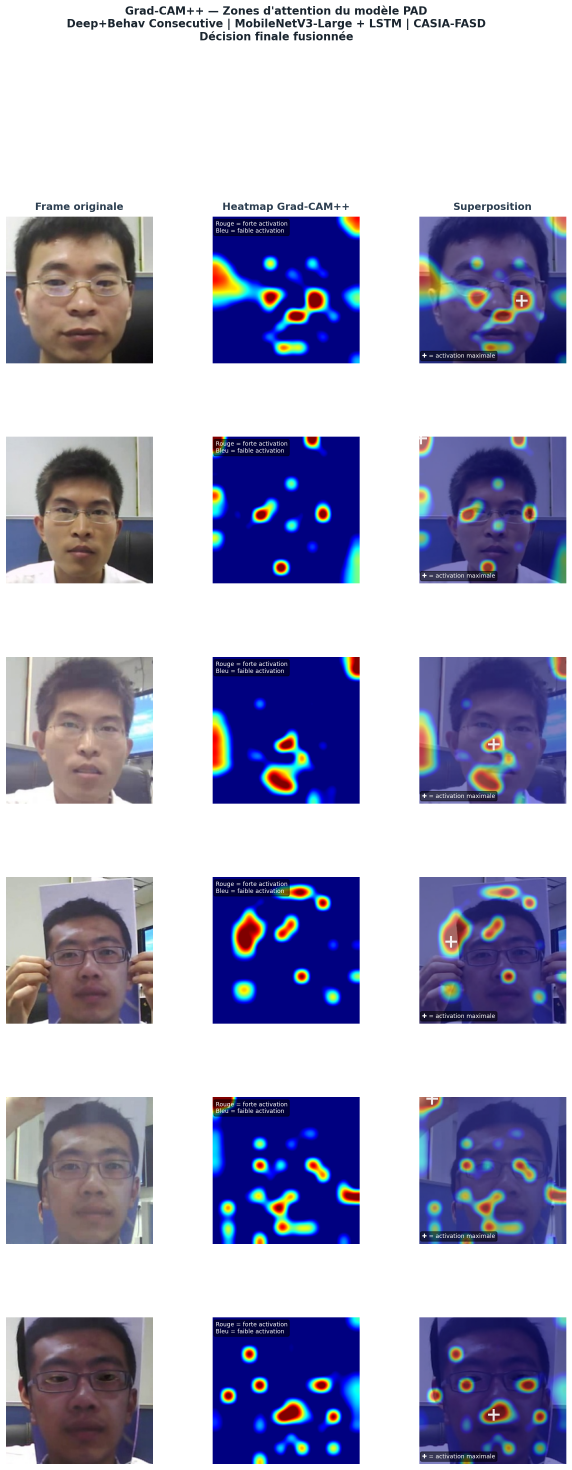
#> input picture reports/archive/old_gradcam/gradcam_all_videos.png, 1715 x 4410 px (shown at 1/3 size)
$ python -i features.py   (imports and definitions only)   (older library calls are emulated)
#> lines starting #> are read from the running program, lines starting #| are printed output that depends on the picture
import cv2
import numpy as np
from utils.face_utils_contour import FaceContourSegmenter

# [1 line that did not run here, left out]

def frame_features(img_bgr):
    face, mask = _SEG.segment(img_bgr, out_size=(224, 224), pad=6, feather=4)
    if face is None:
        return None

    gray = cv2.cvtColor(face, cv2.COLOR_BGR2GRAY)

    lap_var = cv2.Laplacian(gray, cv2.CV_64F).var()
    mean = float(gray.mean())
    std  = float(gray.std())

    b, g, r = cv2.split(face)
    rb_diff = float(np.mean(r) - np.mean(b))
    rg_diff = float(np.mean(r) - np.mean(g))
    gb_diff = float(np.mean(g) - np.mean(b))

    return np.array([lap_var, mean, std, rb_diff, rg_diff, gb_diff], dtype=np.float32)

>>> import cv2
>>> picture = cv2.imread('../../../reports/archive/old_gradcam/gradcam_all_videos.png', cv2.IMREAD_GRAYSCALE)
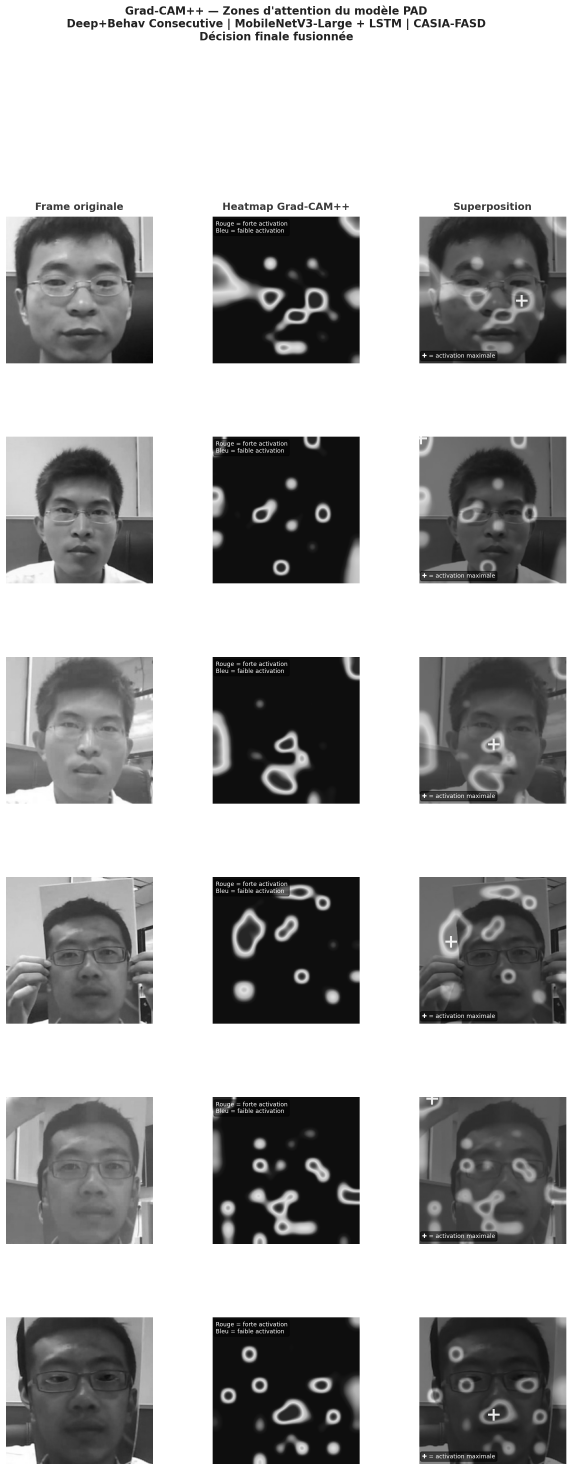
#> picture: shape (4410, 1715) (shown at 1/3 size); min 2, max 255, mean 172.7
#> (the run stopped early here; a loop or call above may not have finished)

$ run again, on reports/archive/old_gradcam/gradcam_attention_summary.png
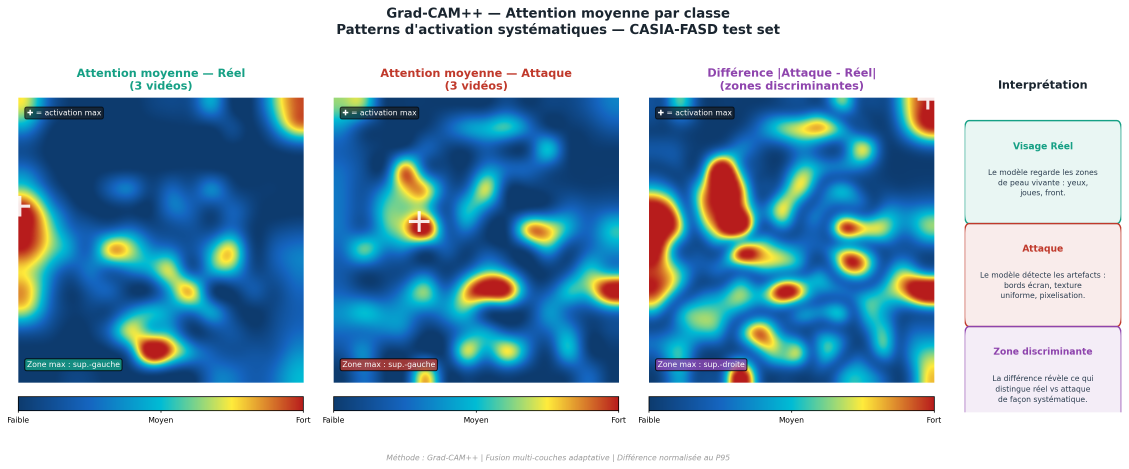
#> input picture reports/archive/old_gradcam/gradcam_attention_summary.png, 3385 x 1407 px (shown at 1/3 size)
#> `picture = cv2.imread('../../../reports/archive/old_gradcam/gradcam_all..`:
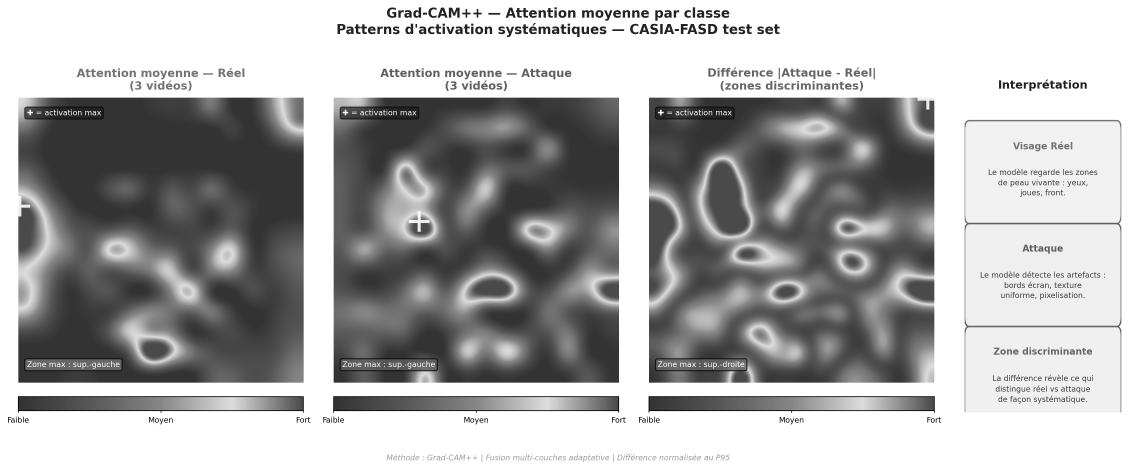
#> picture: shape (1407, 3385) (shown at 1/3 size); min 0, max 255, mean 172.2

$ run again, on reports/archive/old_gradcam/gradcam_real_vs_attack_clean.png
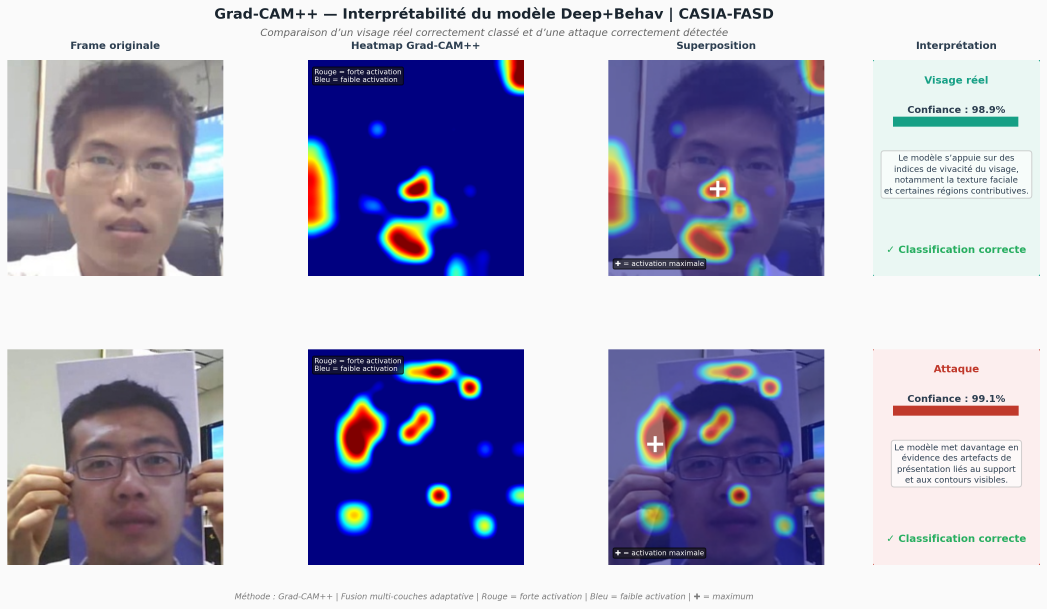
#> input picture reports/archive/old_gradcam/gradcam_real_vs_attack_clean.png, 3141 x 1826 px (shown at 1/3 size)
#> `picture = cv2.imread('../../../reports/archive/old_gradcam/gradcam_all..`:
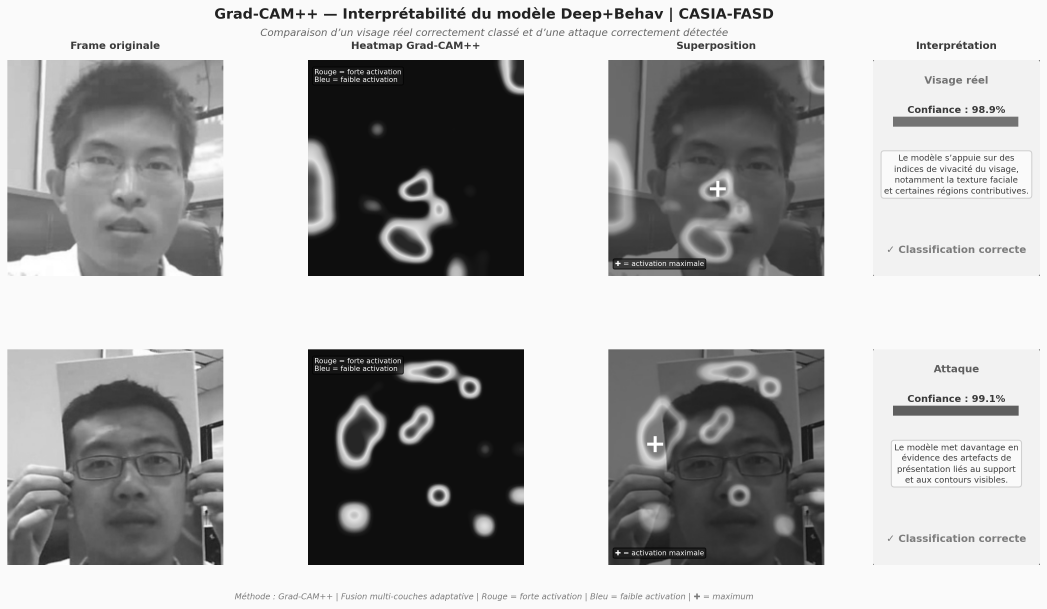
#> picture: shape (1826, 3141) (shown at 1/3 size); min 3, max 255, mean 174.4
